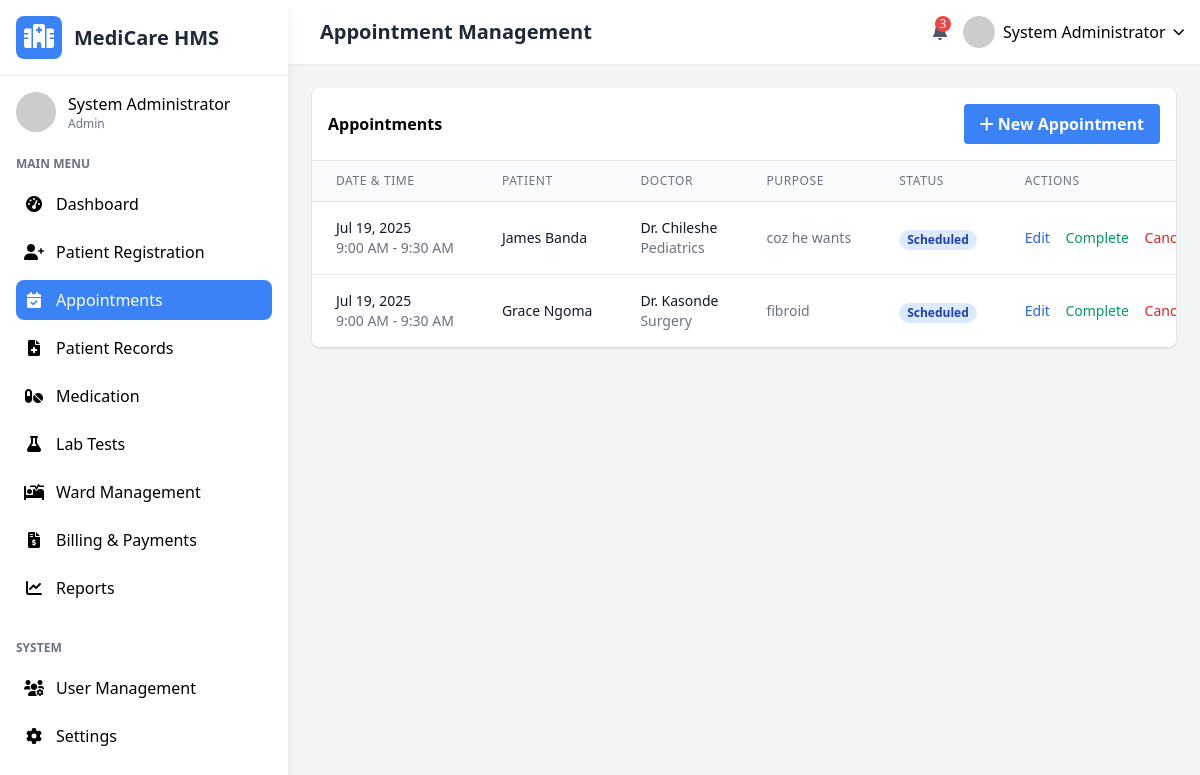
The app's page /appointments.php (signed in) with its own data.
### tables this page shows
CREATE TABLE `users` (
  `user_id` int(11) NOT NULL,
  `username` varchar(50) NOT NULL,
  `password_hash` varchar(255) NOT NULL,
  `email` varchar(100) NOT NULL,
  `first_name` varchar(50) NOT NULL,
  `last_name` varchar(50) NOT NULL,
  `role` enum('admin','doctor','nurse','receptionist','lab_technician','pharmacist') NOT NULL,
  `specialization` varchar(100) DEFAULT NULL,
  `phone` varchar(20) DEFAULT NULL,
  `address` text DEFAULT NULL,
  `hire_date` date DEFAULT NULL,
  `status` enum('active','inactive','on_leave') DEFAULT 'active',
  `created_at` timestamp NOT NULL DEFAULT current_timestamp(),
  `updated_at` timestamp NOT NULL DEFAULT current_timestamp() ON UPDATE current_timestamp()
);

CREATE TABLE `appointments` (
  `appointment_id` int(11) NOT NULL,
  `patient_id` int(11) NOT NULL,
  `doctor_id` int(11) NOT NULL,
  `appointment_date` date NOT NULL,
  `start_time` time NOT NULL,
  `end_time` time NOT NULL,
  `purpose` varchar(255) NOT NULL,
  `status` enum('scheduled','completed','canceled','no_show') DEFAULT 'scheduled',
  `notes` text DEFAULT NULL,
  `created_by` int(11) NOT NULL,
  `created_at` timestamp NOT NULL DEFAULT current_timestamp(),
  `updated_at` timestamp NOT NULL DEFAULT current_timestamp() ON UPDATE current_timestamp()
);

CREATE TABLE `patients` (
  `patient_id` int(11) NOT NULL,
  `first_name` varchar(50) NOT NULL,
  `last_name` varchar(50) NOT NULL,
  `date_of_birth` date NOT NULL,
  `gender` enum('male','female') NOT NULL,
  `blood_type` enum('Unknown','A+','A-','B+','B-','AB+','AB-','O+','O-') DEFAULT NULL,
  `phone` varchar(20) NOT NULL,
  `email` varchar(100) DEFAULT NULL,
  `address` text DEFAULT NULL,
  `emergency_contact_name` varchar(100) DEFAULT NULL,
  `emergency_contact_phone` varchar(20) DEFAULT NULL,
  `insurance_provider` varchar(100) DEFAULT NULL,
  `insurance_policy_number` varchar(50) DEFAULT NULL,
  `registration_date` timestamp NOT NULL DEFAULT current_timestamp(),
  `updated_at` timestamp NOT NULL DEFAULT current_timestamp() ON UPDATE current_timestamp()
);

### appointments.php (the view, shortened to what the rows shown need)
<?php
$page_title = "Appointment Management";
require_once 'includes/header.php';
$editing = false;
$appointment = null;
?>
<?php if ($editing): ?>
<div class="bg-white rounded-lg shadow p-6 mb-6">
    <h3 class="font-semibold text-lg mb-4"><?php echo isset($_GET['edit']) ? 'Edit Appointment' : 'Schedule New Appointment'; ?></h3>
    <form method="POST" action="">
        <div class="grid grid-cols-1 md:grid-cols-2 gap-4">
            <div>
                <label class="block text-gray-700 text-sm font-bold mb-2" for="patient_id">Patient</label>
                <select class="shadow appearance-none border rounded w-full py-2 px-3 text-gray-700 leading-tight focus:outline-none focus:shadow-outline"
                    id="patient_id" name="patient_id" required>
                    <option value="">Select Patient</option>
                    <?php
                    $patients = $conn->query("SELECT patient_id, first_name, last_name FROM patients ORDER BY last_name, first_name");
                    while ($patient = $patients->fetch_assoc()):
                        $selected = (isset($appointment['patient_id']) && $appointment['patient_id'] == $patient['patient_id']) ? 'selected' : '';
                    ?>
                    <option value="<?php echo $patient['patient_id']; ?>" <?php echo $selected; ?>>
                        <?php echo htmlspecialchars($patient['first_name'] . ' ' . $patient['last_name']); ?>
                    </option>
                    <?php endwhile; ?>
                </select>
            </div>
            <div>
                <label class="block text-gray-700 text-sm font-bold mb-2" for="doctor_id">Doctor</label>
                <select class="shadow appearance-none border rounded w-full py-2 px-3 text-gray-700 leading-tight focus:outline-none focus:shadow-outline"
                    id="doctor_id" name="doctor_id" required>
                    <option value="">Select Doctor</option>
                    <?php
                    $doctors = $conn->query("SELECT user_id, first_name, last_name, specialization FROM users WHERE role = 'doctor' ORDER BY last_name, first_name");
                    while ($doctor = $doctors->fetch_assoc()):
                        $selected = (isset($appointment['doctor_id']) && $appointment['doctor_id'] == $doctor['user_id']) ? 'selected' : '';
                    ?>
                    <option value="<?php echo $doctor['user_id']; ?>" <?php echo $selected; ?>>
                        Dr. <?php echo htmlspecialchars($doctor['last_name']); ?> (<?php echo htmlspecialchars($doctor['specialization']); ?>)
                    </option>
                    <?php endwhile; ?>
                </select>
            </div>
            <div>
                <label class="block text-gray-700 text-sm font-bold mb-2" for="appointment_date">Date</label>
                <input class="shadow appearance-none border rounded w-full py-2 px-3 text-gray-700 leading-tight focus:outline-none focus:shadow-outline"
                    id="appointment_date" name="appointment_date" type="date"
                    value="<?php echo htmlspecialchars($appointment['appointment_date'] ?? date('Y-m-d')); ?>" required>
            </div>
            <div>
                <label class="block text-gray-700 text-sm font-bold mb-2" for="start_time">Start Time</label>
                <input class="shadow appearance-none border rounded w-full py-2 px-3 text-gray-700 leading-tight focus:outline-none focus:shadow-outline"
                    id="start_time" name="start_time" type="time"
                    value="<?php echo htmlspecialchars($appointment['start_time'] ?? '09:00'); ?>" required>
            </div>
            <div>
                <label class="block text-gray-700 text-sm font-bold mb-2" for="end_time">End Time</label>
                <input class="shadow appearance-none border rounded w-full py-2 px-3 text-gray-700 leading-tight focus:outline-none focus:shadow-outline"
                    id="end_time" name="end_time" type="time"
                    value="<?php echo htmlspecialchars($appointment['end_time'] ?? '09:30'); ?>" required>
            </div>
            <div>
                <label class="block text-gray-700 text-sm font-bold mb-2" for="purpose">Purpose</label>
                <input class="shadow appearance-none border rounded w-full py-2 px-3 text-gray-700 leading-tight focus:outline-none focus:shadow-outline"
                    id="purpose" name="purpose" type="text" placeholder="Purpose of appointment"
                    value="<?php echo htmlspecialchars($appointment['purpose'] ?? ''); ?>" required>
            </div>
            <?php if (isset($_GET['edit'])): ?>
            <div>
                <label class="block text-gray-700 text-sm font-bold mb-2" for="status">Status</label>
                <select class="shadow appearance-none border rounded w-full py-2 px-3 text-gray-700 leading-tight focus:outline-none focus:shadow-outline"
                    id="status" name="status" required>
                    <option value="scheduled" <?php echo (isset($appointment['status']) && $appointment['status'] == 'scheduled') ? 'selected' : ''; ?>>Scheduled</option>
                    <option value="completed" <?php echo (isset($appointment['status']) && $appointment['status'] == 'completed') ? 'selected' : ''; ?>>Completed</option>
                    <option value="canceled" <?php echo (isset($appointment['status']) && $appointment['status'] == 'canceled') ? 'selected' : ''; ?>>Canceled</option>
                    <option value="no_show" <?php echo (isset($appointment['status']) && $appointment['status'] == 'no_show') ? 'selected' : ''; ?>>No Show</option>
                </select>
            </div>
            <?php endif; ?>
            <div class="md:col-span-2">
                <label class="block text-gray-700 text-sm font-bold mb-2" for="notes">Notes</label>
                <textarea class="shadow appearance-none border rounded w-full py-2 px-3 text-gray-700 leading-tight focus:outline-none focus:shadow-outline"
                    id="notes" name="notes" placeholder="Additional notes"><?php echo htmlspecialchars($appointment['notes'] ?? ''); ?></textarea>
            </div>
        </div>
        <div class="mt-6 flex justify-end space-x-4">
            <a href="appointments.php" class="bg-gray-500 hover:bg-gray-600 text-white font-bold py-2 px-4 rounded focus:outline-none focus:shadow-outline">
                Cancel
            </a>
            <?php if (isset($_GET['edit'])): ?>
                <input type="hidden" name="appointment_id" value="<?php echo $appointment['appointment_id']; ?>">
                <button type="submit" name="update_appointment" class="bg-blue-500 hover:bg-blue-600 text-white font-bold py-2 px-4 rounded focus:outline-none focus:shadow-outline">
                    Update Appointment
                </button>
            <?php else: ?>
                <button type="submit" name="add_appointment" class="bg-blue-500 hover:bg-blue-600 text-white font-bold py-2 px-4 rounded focus:outline-none focus:shadow-outline">
                    Schedule Appointment
                </button>
            <?php endif; ?>
        </div>
    </form>
</div>
<?php else: ?>
<div class="bg-white rounded-lg shadow overflow-hidden">
    <div class="overflow-x-auto">
        <table class="min-w-full divide-y divide-gray-200">
            <thead class="bg-gray-50">
                <tr>
                    <th class="px-6 py-3 text-left text-xs font-medium text-gray-500 uppercase tracking-wider">Date & Time</th>
                    <th class="px-6 py-3 text-left text-xs font-medium text-gray-500 uppercase tracking-wider">Patient</th>
                    <th class="px-6 py-3 text-left text-xs font-medium text-gray-500 uppercase tracking-wider">Doctor</th>
                    <th class="px-6 py-3 text-left text-xs font-medium text-gray-500 uppercase tracking-wider">Purpose</th>
                    <th class="px-6 py-3 text-left text-xs font-medium text-gray-500 uppercase tracking-wider">Status</th>
                    <th class="px-6 py-3 text-left text-xs font-medium text-gray-500 uppercase tracking-wider">Actions</th>
                </tr>
            </thead>
            <tbody class="bg-white divide-y divide-gray-200">
                <?php
                $appointments = $conn->query("
                    SELECT a.*,
                           p.first_name as patient_first, p.last_name as patient_last,
                           d.first_name as doctor_first, d.last_name as doctor_last, d.specialization
                    FROM appointments a
                    JOIN patients p ON a.patient_id = p.patient_id
                    JOIN users d ON a.doctor_id = d.user_id
                    ORDER BY a.appointment_date DESC, a.start_time DESC
                ");
                while ($appt = $appointments->fetch_assoc()):
                    $date = date('M j, Y', strtotime($appt['appointment_date']));
                    $time = date('g:i A', strtotime($appt['start_time'])) . ' - ' . date('g:i A', strtotime($appt['end_time']));
                    $status_class = '';
                    switch ($appt['status']) {
                        case 'scheduled': $status_class = 'bg-blue-100 text-blue-800'; break;
                    }
                ?>
                <tr class="hover:bg-gray-50">
                    <td class="px-6 py-4 whitespace-nowrap">
                        <div class="text-sm font-medium text-gray-900"><?php echo $date; ?></div>
                        <div class="text-sm text-gray-500"><?php echo $time; ?></div>
                    </td>
                    <td class="px-6 py-4 whitespace-nowrap">
                        <div class="text-sm font-medium text-gray-900"><?php echo htmlspecialchars($appt['patient_first'] . ' ' . $appt['patient_last']); ?></div>
                    </td>
                    <td class="px-6 py-4 whitespace-nowrap">
                        <div class="text-sm font-medium text-gray-900">Dr. <?php echo htmlspecialchars($appt['doctor_last']); ?></div>
                        <div class="text-sm text-gray-500"><?php echo htmlspecialchars($appt['specialization']); ?></div>
                    </td>
                    <td class="px-6 py-4 whitespace-nowrap text-sm text-gray-500"><?php echo htmlspecialchars($appt['purpose']); ?></td>
                    <td class="px-6 py-4 whitespace-nowrap">
                        <span class="px-2 inline-flex text-xs leading-5 font-semibold rounded-full <?php echo $status_class; ?>">
                            <?php echo ucfirst(str_replace('_', ' ', $appt['status'])); ?>
                        </span>
                    </td>
                    <td class="px-6 py-4 whitespace-nowrap text-sm font-medium">
                        <a href="appointments.php?edit=<?php echo $appt['appointment_id']; ?>" class="text-blue-600 hover:text-blue-900 mr-3">Edit</a>
                        <?php if ($appt['status'] == 'scheduled'): ?>
                            <a href="appointments.php?change_status=<?php echo $appt['appointment_id']; ?>&status=completed" class="text-green-600 hover:text-green-900 mr-3">Complete</a>
                            <a href="appointments.php?change_status=<?php echo $appt['appointment_id']; ?>&status=canceled" class="text-red-600 hover:text-red-900 mr-3">Cancel</a>
                        <?php endif; ?>
                    </td>
                </tr>
                <?php endwhile; ?>
            </tbody>
        </table>
    </div>
</div>
<?php endif; ?>
<?php require_once 'includes/footer.php'; ?>

### includes/header.php (shortened to what the rows shown need)
<?php
require_once 'config.php';
$user_id = $_SESSION['user_id'];
$user_query = $conn->prepare("SELECT * FROM users WHERE user_id = ?");
$user_query->bind_param("i", $user_id);
$user_query->execute();
$user_result = $user_query->get_result();
$user = $user_result->fetch_assoc();
?>
<!DOCTYPE html>
<html lang="en">
<head>
    <link href="https://cdn.jsdelivr.net/npm/tailwindcss@2.2.19/dist/tailwind.min.css" rel="stylesheet">
    <link rel="stylesheet" href="https://cdnjs.cloudflare.com/ajax/libs/font-awesome/6.0.0-beta3/css/all.min.css">
</head>
<body class="bg-gray-100 font-sans">
    <div class="flex h-screen overflow-hidden">
        <?php include 'includes/sidebar.php'; ?>
        <div class="flex-1 overflow-y-auto main-content md:ml-64 lg:ml-72">
            <header class="bg-white shadow-sm p-4 flex justify-between items-center sticky top-0 z-10">
                <div class="flex items-center space-x-4">
                    <h2 class="text-xl font-semibold text-gray-800"><?php echo isset($page_title) ? $page_title : 'Dashboard'; ?></h2>
                </div>
                <div class="flex items-center space-x-4">
                    <div class="relative">
                        <button id="userMenuButton" class="flex items-center space-x-2 focus:outline-none">
                            <img src="https://randomuser.me/api/portraits/lego/5.jpg" alt="User" class="w-8 h-8 rounded-full">
                            <span class="hidden md:inline"><?php echo htmlspecialchars($user['first_name'] . ' ' . $user['last_name']); ?></span>
                            <i class="fas fa-chevron-down text-xs"></i>
                        </button>
                    </div>
                </div>
            </header>
            <main class="p-6">

### includes/sidebar.php (shortened to what the rows shown need)
<div class="sidebar bg-white w-64 md:w-72 shadow-lg fixed h-full overflow-y-auto transform -translate-x-full md:translate-x-0 transition-transform duration-300 ease-in-out z-20">
    <div class="p-4 flex items-center justify-between border-b">
        <div class="flex items-center space-x-3">
            <h1 class="text-xl font-bold text-gray-800">MediCare HMS</h1>
        </div>
    </div>
    <div class="p-4">
        <div class="flex items-center space-x-3 mb-6">
            <div>
                <p class="font-medium"><?php echo htmlspecialchars($user['first_name'] . ' ' . $user['last_name']); ?></p>
                <p class="text-xs text-gray-500"><?php echo ucfirst($user['role']); ?></p>
            </div>
        </div>
    </div>
</div>

### records on screen
users: first_name+last_name "System Administrator", role "Admin"
appointments: appointment_date "Jul 19, 2025", time "9:00 AM - 9:30 AM", patient.last_name "James Banda", doctor.last_name "Chileshe", doctor.specialization "Pediatrics", purpose "coz he wants", status "Scheduled"
appointments: appointment_date "Jul 19, 2025", time "9:00 AM - 9:30 AM", patient.last_name "Grace Ngoma", doctor.last_name "Kasonde", doctor.specialization "Surgery", purpose "fibroid", status "Scheduled"

### other values on screen
$page_title "Appointment Management"
